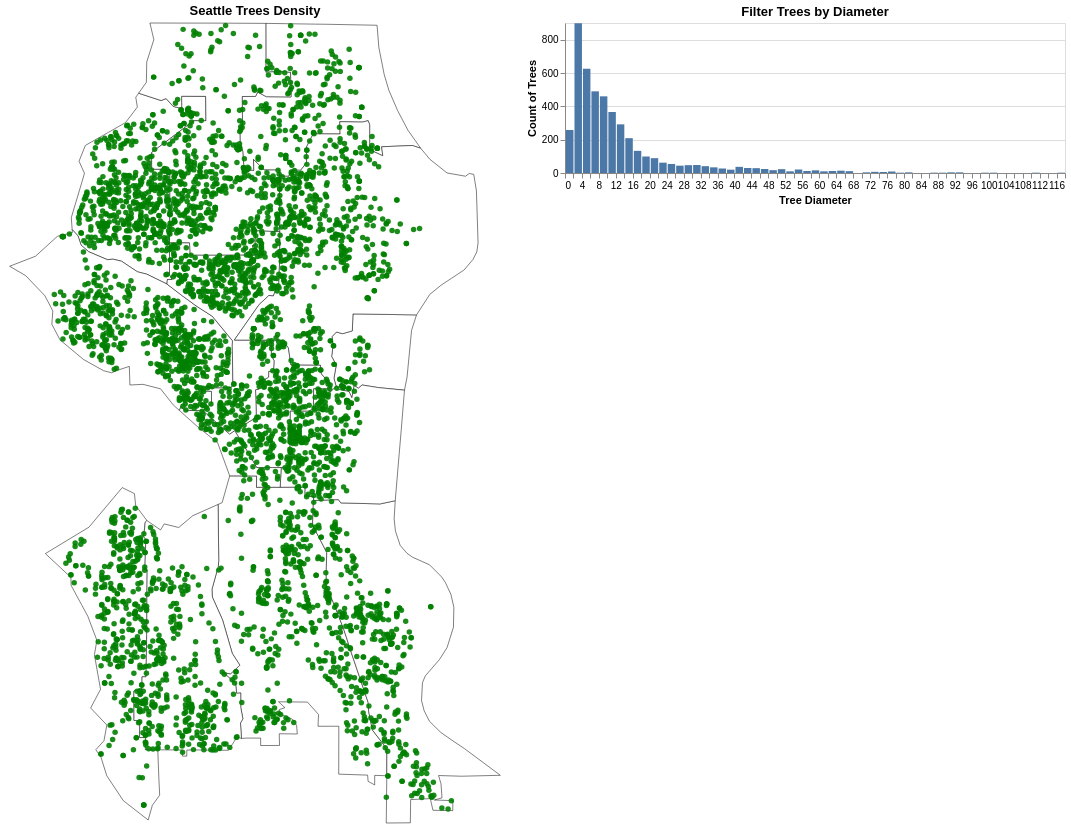

Notebook source saved alongside this figure:
### Markdown cell above
### Interactive Altair Map

Using your first map as a base, make a new one with interaction. 

First, (separately), create a histogram of tree diameters. Bin, scale, or edit it in some way so that the entire distribution can be seen.

Now, add a brush selection to the histogram to select specific diameters of trees, and change the opacity of the mapped points based on your selection.

### Code cell
brush = alt.selection_interval(encodings=['x'])

hist_brushed = (
    alt.Chart(trees)
    .mark_bar()
    .encode(
        x=alt.X(
            'DIAM:Q',
            bin=alt.Bin(maxbins=100),
            title='Tree Diameter'
        ),
        y=alt.Y('count():Q', title='Count of Trees')
    )
    .properties(
        width=500,
        height=150,
        title='Filter Trees by Diameter'
    )
    .add_params(brush)
)

tree_points_brushed = tree_points.encode(
    opacity=alt.condition(brush, alt.value(0.9), alt.value(0.1))
)

map_with_trees_interactive = basemap + tree_points_brushed

final_chart = map_with_trees_interactive | hist_brushed
final_chart

### Figure 1 — Vega-Lite specification as saved in the notebook (floating-point values rounded to 4 significant figures; data arrays with more than 128 entries replaced by an {"elided": "..."} marker saying what was removed)
{"config": {"view": {"continuousWidth": 300, "continuousHeight": 300}}, "hconcat": [{"layer": [{"data": {"values": [{"id": "0", "type": "Feature", "properties": {"STATEFP": "1400000US53033003000", "COUNTYF": "033", "TRACTCE": "003000", "AFFGEOI": "1400000US53033003000", "GEOID": "53033003000", "NAME": "30", "LSAD": "CT", "ALAND": 1493249, "AWATER": 0, "rowID": 1, "CRA_NAM": "Whittier Heights", "NEIGHBO": "Ballard", "PUMA5CE": 11601}, "geometry": {"type": "MultiPolygon", "coordinates": [[[[-122.4, 47.67], [-122.4, 47.67], [-122.4, 47.66], [-122.4, 47.66], [-122.4, 47.66], [-122.4, 47.66], [-122.4, 47.66], [-122.4, 47.66], [-122.4, 47.66], [-122.4, 47.66], [-122.4, 47.66], [-122.4, 47.67], [-122.4, 47.67], [-122.4, 47.67], [-122.4, 47.67], [-122.4, 47.68], [-122.4, 47.69], [-122.4, 47.69], [-122.4, 47.69], [-122.4, 47.7], [-122.4, 47.7], [-122.4, 47.7], [-122.4, 47.71], [-122.4, 47.71], [-122.4, 47.71], [-122.4, 47.71], [-122.4, 47.71], [-122.4, 47.71], [-122.4, 47.71], [-122.4, 47.71], [-122.4, 47.71], [-122.4, 47.71], [-122.4, 47.71], [-122.4, 47.71], [-122.4, 47.7], [-122.4, 47.69], [-122.4, 47.69], [-122.4, 47.68], [-122.4, 47.67]]]]}}, {"id": "1", "type": "Feature", "properties": {"STATEFP": "1400000US53033005801", "COUNTYF": "033", "TRACTCE": "005801", "AFFGEOI": "1400000US53033005801", "GEOID": "53033005801", "NAME": "58.01", "LSAD": "CT", "ALAND": 1814668, "AWATER": 264894, "rowID": 2, "CRA_NAM": "Interbay", "NEIGHBO": "Magnolia/Queen Anne", "PUMA5CE": 11603}, "geometry": {"type": "MultiPolygon", "coordinates": [[[[-122.4, 47.62], [-122.3, 47.62], [-122.3, 47.62], [-122.4, 47.62], [-122.4, 47.62], [-122.4, 47.62], [-122.4, 47.62], [-122.4, 47.62], [-122.4, 47.63], [-122.4, 47.63], [-122.4, 47.63], [-122.4, 47.63], [-122.4, 47.63], [-122.4, 47.63], [-122.4, 47.63], [-122.4, 47.63], [-122.4, 47.64], [-122.4, 47.64], [-122.4, 47.65], [-122.4, 47.65], [-122.4, 47.65], [-122.4, 47.66], [-122.4, 47.66], [-122.4, 47.66], [-122.4, 47.67], [-122.4, 47.67], [-122.4, 47.67], [-122.4, 47.67], [-122.4, 47.67], [-122.4, 47.67], [-122.4, 47.66], [-122.4, 47.66], [-122.4, 47.66], [-122.4, 47.66], [-122.4, 47.66], [-122.4, 47.66], [-122.4, 47.65], [-122.4, 47.65], [-122.3, 47.65], [-122.3, 47.64], [-122.3, 47.64], [-122.3, 47.63], [-122.3, 47.63], [-122.3, 47.63], [-122.4, 47.63], [-122.4, 47.62]]]]}}, {"id": "2", "type": "Feature", "properties": {"STATEFP": "1400000US53033007600", "COUNTYF": "033", "TRACTCE": "007600", "AFFGEOI": "1400000US53033007600", "GEOID": "53033007600", "NAME": "76", "LSAD": "CT", "ALAND": 571879, "AWATER": 0, "rowID": 3, "CRA_NAM": "Miller Park", "NEIGHBO": "East", "PUMA5CE": 11604}, "geometry": {"type": "MultiPolygon", "coordinates": [[[[-122.3, 47.65], [-122.3, 47.65], [-122.3, 47.64], [-122.3, 47.63], [-122.3, 47.62], [-122.3, 47.63], [-122.3, 47.63], [-122.3, 47.63], [-122.3, 47.63], [-122.3, 47.62], [-122.3, 47.62], [-122.3, 47.62], [-122.3, 47.63], [-122.3, 47.63], [-122.3, 47.63], [-122.3, 47.63], [-122.3, 47.64], [-122.3, 47.64], [-122.3, 47.64], [-122.3, 47.64], [-122.3, 47.64], [-122.3, 47.65]]], [[[-122.3, 47.61], [-122.3, 47.61], [-122.3, 47.6], [-122.3, 47.6], [-122.3, 47.6], [-122.3, 47.6], [-122.3, 47.6], [-122.3, 47.61], [-122.3, 47.61], [-122.3, 47.61], [-122.3, 47.62], [-122.3, 47.62], [-122.3, 47.62], [-122.3, 47.62], [-122.3, 47.63], [-122.3, 47.63], [-122.3, 47.63], [-122.3, 47.63], [-122.3, 47.63], [-122.3, 47.63], [-122.3, 47.64], [-122.3, 47.64], [-122.3, 47.64], [-122.3, 47.64], [-122.3, 47.63], [-122.3, 47.63], [-122.3, 47.63], [-122.3, 47.63], [-122.3, 47.63], [-122.3, 47.63], [-122.3, 47.62], [-122.3, 47.62], [-122.3, 47.62], [-122.3, 47.61]]]]}}, {"id": "3", "type": "Feature", "properties": {"STATEFP": "1400000US53033000200", "COUNTYF": "033", "TRACTCE": "000200", "AFFGEOI": "1400000US53033000200", "GEOID": "53033000200", "NAME": "2", "LSAD": "CT", "ALAND": 3286278, "AWATER": 0, "rowID": 4, "CRA_NAM": "Olympic Hills/Victory Heights", "NEIGHBO": "North", "PUMA5CE": 11602}, "geometry": {"type": "MultiPolygon", "coordinates": [[[[-122.3, 47.7], [-122.3, 47.7], [-122.3, 47.7], [-122.3, 47.7], [-122.3, 47.7], [-122.3, 47.69], [-122.3, 47.69], [-122.3, 47.69], [-122.3, 47.69], [-122.3, 47.69], [-122.3, 47.69], [-122.3, 47.69], [-122.3, 47.69], [-122.3, 47.69], [-122.3, 47.69], [-122.3, 47.7], [-122.3, 47.7], [-122.3, 47.7], [-122.3, 47.7], [-122.3, 47.71], [-122.3, 47.71], [-122.3, 47.71], [-122.3, 47.71], [-122.3, 47.71], [-122.3, 47.71], [-122.3, 47.72], [-122.3, 47.72], [-122.3, 47.72], [-122.3, 47.72], [-122.3, 47.73], [-122.3, 47.73], [-122.3, 47.73], [-122.3, 47.73], [-122.3, 47.73], [-122.3, 47.72], [-122.3, 47.71], [-122.3, 47.71], [-122.3, 47.7], [-122.3, 47.7], [-122.3, 47.7], [-122.3, 47.7], [-122.3, 47.69], [-122.3, 47.7], [-122.3, 47.7], [-122.3, 47.7], [-122.3, 47.71], [-122.3, 47.7], [-122.3, 47.7]]]]}}, {"id": "4", "type": "Feature", "properties": {"STATEFP": "1400000US53033009300", "COUNTYF": "033", "TRACTCE": "009300", "AFFGEOI": "1400000US53033009300", "GEOID": "53033009300", "NAME": "93", "LSAD": "CT", "ALAND": 9429073, "AWATER": 719985, "rowID": 5, "CRA_NAM": "Duwamish/SODO", "NEIGHBO": "Greater Duwamish", "PUMA5CE": 11605}, "geometry": {"type": "MultiPolygon", "coordinates": [[[[-122.3, 47.53], [-122.3, 47.53], [-122.3, 47.52], [-122.3, 47.52], [-122.3, 47.52], [-122.3, 47.51], [-122.3, 47.51], [-122.3, 47.51], [-122.3, 47.51], [-122.3, 47.51], [-122.3, 47.51], [-122.3, 47.52], [-122.3, 47.52], [-122.3, 47.52], [-122.3, 47.53], [-122.3, 47.53], [-122.3, 47.53], [-122.3, 47.53], [-122.3, 47.53], [-122.3, 47.53], [-122.3, 47.53], [-122.3, 47.52], [-122.3, 47.52], [-122.3, 47.52], [-122.3, 47.52], [-122.3, 47.52], [-122.3, 47.52], [-122.3, 47.52], [-122.3, 47.52], [-122.3, 47.53], [-122.3, 47.53], [-122.3, 47.53], [-122.3, 47.53], [-122.3, 47.53], [-122.3, 47.54], [-122.3, 47.54], [-122.3, 47.54], [-122.3, 47.54], [-122.3, 47.55], [-122.3, 47.56], [-122.3, 47.56], [-122.3, 47.57], [-122.3, 47.57], [-122.3, 47.57], [-122.3, 47.59], [-122.3, 47.59], [-122.3, 47.6], [-122.3, 47.6], [-122.3, 47.6], [-122.3, 47.6], [-122.3, 47.6], [-122.3, 47.59], [-122.3, 47.59], [-122.3, 47.59], [-122.3, 47.58], [-122.3, 47.58], [-122.3, 47.58], [-122.3, 47.57], [-122.3, 47.57], [-122.3, 47.56], [-122.3, 47.55], [-122.3, 47.55], [-122.3, 47.53]]]]}}, {"id": "5", "type": "Feature", "properties": {"STATEFP": "1400000US53033010300", "COUNTYF": "033", "TRACTCE": "010300", "AFFGEOI": "1400000US53033010300", "GEOID": "53033010300", "NAME": "103", "LSAD": "CT", "ALAND": 1660254, "AWATER": 0, "rowID": 6, "CRA_NAM": "Columbia City", "NEIGHBO": "Southeast", "PUMA5CE": 11604}, "geometry": {"type": "MultiPolygon", "coordinates": [[[[-122.3, 47.51], [-122.3, 47.52], [-122.3, 47.52], [-122.3, 47.52], [-122.3, 47.53], [-122.3, 47.53], [-122.3, 47.55], [-122.3, 47.55], [-122.3, 47.56], [-122.3, 47.57], [-122.3, 47.57], [-122.3, 47.58], [-122.3, 47.58], [-122.3, 47.58], [-122.3, 47.59], [-122.3, 47.59], [-122.3, 47.59], [-122.3, 47.59], [-122.3, 47.59], [-122.3, 47.59], [-122.3, 47.58], [-122.3, 47.58], [-122.3, 47.58], [-122.3, 47.57], [-122.3, 47.57], [-122.2, 47.57], [-122.2, 47.57], [-122.2, 47.56], [-122.2, 47.56], [-122.2, 47.55], [-122.2, 47.55], [-122.2, 47.54], [-122.3, 47.54], [-122.3, 47.54], [-122.3, 47.53], [-122.3, 47.53], [-122.3, 47.53], [-122.2, 47.52], [-122.2, 47.52], [-122.2, 47.52], [-122.2, 47.51], [-122.2, 47.51], [-122.2, 47.51], [-122.2, 47.51], [-122.2, 47.5], [-122.2, 47.5], [-122.2, 47.5], [-122.2, 47.5], [-122.2, 47.5], [-122.3, 47.5], [-122.3, 47.5], [-122.3, 47.5], [-122.3, 47.5], [-122.3, 47.51]]]]}}, {"id": "6", "type": "Feature", "properties": {"STATEFP": "1400000US53033007900", "COUNTYF": "033", "TRACTCE": "007900", "AFFGEOI": "1400000US53033007900", "GEOID": "53033007900", "NAME": "79", "LSAD": "CT", "ALAND": 698477, "AWATER": 0, "rowID": 7, "CRA_NAM": "Central Area/Squire Park", "NEIGHBO": "Central", "PUMA5CE": 11604}, "geometry": {"type": "MultiPolygon", "coordinates": [[[[-122.3, 47.6], [-122.3, 47.59], [-122.3, 47.59], [-122.3, 47.59], [-122.3, 47.59], [-122.3, 47.59], [-122.3, 47.59], [-122.3, 47.59], [-122.3, 47.6], [-122.3, 47.6], [-122.3, 47.6], [-122.3, 47.6], [-122.3, 47.61], [-122.3, 47.61], [-122.3, 47.62], [-122.3, 47.62], [-122.3, 47.62], [-122.3, 47.63], [-122.3, 47.63], [-122.3, 47.62], [-122.3, 47.63], [-122.3, 47.62], [-122.3, 47.62], [-122.3, 47.62], [-122.3, 47.63], [-122.3, 47.63], [-122.3, 47.63], [-122.3, 47.63], [-122.3, 47.62], [-122.3, 47.61], [-122.3, 47.6]]]]}}, {"id": "7", "type": "Feature", "properties": {"STATEFP": "1400000US53033001300", "COUNTYF": "033", "TRACTCE": "001300", "AFFGEOI": "1400000US53033001300", "GEOID": "53033001300", "NAME": "13", "LSAD": "CT", "ALAND": 1183904, "AWATER": 0, "rowID": 8, "CRA_NAM": "Licton Springs", "NEIGHBO": "Northwest", "PUMA5CE": 11601}, "geometry": {"type": "MultiPolygon", "coordinates": [[[[-122.3, 47.68], [-122.3, 47.68], [-122.3, 47.67], [-122.3, 47.67], [-122.3, 47.67], [-122.3, 47.67], [-122.3, 47.67], [-122.3, 47.67], [-122.3, 47.66], [-122.4, 47.67], [-122.4, 47.67], [-122.4, 47.67], [-122.4, 47.67], [-122.4, 47.67], [-122.4, 47.68], [-122.4, 47.69], [-122.4, 47.69], [-122.4, 47.7], [-122.4, 47.71], [-122.4, 47.71], [-122.4, 47.71], [-122.4, 47.71], [-122.4, 47.71], [-122.4, 47.71], [-122.4, 47.71], [-122.4, 47.71], [-122.4, 47.71], [-122.4, 47.71], [-122.4, 47.72], [-122.4, 47.72], [-122.4, 47.73], [-122.4, 47.73], [-122.4, 47.73], [-122.3, 47.73], [-122.3, 47.73], [-122.3, 47.72], [-122.3, 47.72], [-122.3, 47.72], [-122.3, 47.72], [-122.3, 47.71], [-122.3, 47.71], [-122.3, 47.71], [-122.3, 47.71], [-122.3, 47.71], [-122.3, 47.71], [-122.3, 47.7], [-122.3, 47.7], [-122.3, 47.7], [-122.3, 47.7], [-122.3, 47.69], [-122.3, 47.69], [-122.3, 47.69], [-122.3, 47.69], [-122.3, 47.69], [-122.3, 47.69], [-122.3, 47.68]]]]}}, {"id": "8", "type": "Feature", "properties": {"STATEFP": "1400000US53033005000", "COUNTYF": "033", "TRACTCE": "005000", "AFFGEOI": "1400000US53033005000", "GEOID": "53033005000", "NAME": "50", "LSAD": "CT", "ALAND": 757380, "AWATER": 0, "rowID": 9, "CRA_NAM": "Wallingford", "NEIGHBO": "Lake Union", "PUMA5CE": 11601}, "geometry": {"type": "MultiPolygon", "coordinates": [[[[-122.4, 47.63], [-122.3, 47.63], [-122.3, 47.63], [-122.3, 47.63], [-122.3, 47.64], [-122.3, 47.64], [-122.3, 47.65], [-122.4, 47.65], [-122.4, 47.65], [-122.4, 47.66], [-122.4, 47.66], [-122.4, 47.66], [-122.4, 47.66], [-122.4, 47.67], [-122.4, 47.67], [-122.4, 47.67], [-122.4, 47.67], [-122.3, 47.66], [-122.3, 47.67], [-122.3, 47.67], [-122.3, 47.67], [-122.3, 47.67], [-122.3, 47.67], [-122.3, 47.67], [-122.3, 47.66], [-122.3, 47.66], [-122.3, 47.65], [-122.3, 47.65], [-122.3, 47.65], [-122.3, 47.64], [-122.3, 47.64], [-122.3, 47.64], [-122.3, 47.64], [-122.3, 47.64], [-122.3, 47.63], [-122.3, 47.63], [-122.3, 47.63], [-122.3, 47.63], [-122.3, 47.63], [-122.3, 47.63], [-122.3, 47.62], [-122.3, 47.62], [-122.3, 47.62], [-122.3, 47.62], [-122.3, 47.61], [-122.3, 47.61], [-122.3, 47.61], [-122.3, 47.61], [-122.3, 47.61], [-122.4, 47.62], [-122.3, 47.62], [-122.3, 47.62], [-122.4, 47.62], [-122.4, 47.63]]]]}}, {"id": "9", "type": "Feature", "properties": {"STATEFP": "1400000US53033009100", "COUNTYF": "033", "TRACTCE": "009100", "AFFGEOI": "1400000US53033009100", "GEOID": "53033009100", "NAME": "91", "LSAD": "CT", "ALAND": 418834, "AWATER": 0, "rowID": 10, "CRA_NAM": "Pioneer Square/International District", "NEIGHBO": "Downtown", "PUMA5CE": 11603}, "geometry": {"type": "MultiPolygon", "coordinates": [[[[-122.3, 47.6], [-122.3, 47.6], [-122.3, 47.6], [-122.3, 47.6], [-122.3, 47.6], [-122.3, 47.6], [-122.3, 47.6], [-122.3, 47.6], [-122.3, 47.61], [-122.4, 47.61], [-122.4, 47.62], [-122.4, 47.62], [-122.4, 47.62], [-122.4, 47.62], [-122.3, 47.61], [-122.3, 47.61], [-122.3, 47.61], [-122.3, 47.61], [-122.3, 47.61], [-122.3, 47.6], [-122.3, 47.6]]]]}}, {"id": "10", "type": "Feature", "properties": {"STATEFP": "1400000US53033012100", "COUNTYF": "033", "TRACTCE": "012100", "AFFGEOI": "1400000US53033012100", "GEOID": "53033012100", "NAME": "121", "LSAD": "CT", "ALAND": 1721296, "AWATER": 1399504, "rowID": 11, "CRA_NAM": "Arbor Heights", "NEIGHBO": "Southwest", "PUMA5CE": 11605}, "geometry": {"type": "MultiPolygon", "coordinates": [[[[-122.4, 47.52], [-122.4, 47.52], [-122.4, 47.51], [-122.4, 47.5], [-122.4, 47.5], [-122.4, 47.5], [-122.4, 47.5], [-122.4, 47.51], [-122.4, 47.52], [-122.4, 47.52], [-122.4, 47.52], [-122.4, 47.52], [-122.4, 47.53], [-122.4, 47.54], [-122.4, 47.54], [-122.4, 47.55], [-122.4, 47.55], [-122.4, 47.56], [-122.4, 47.56], [-122.4, 47.57], [-122.4, 47.57], [-122.4, 47.58], [-122.4, 47.58], [-122.4, 47.6], [-122.4, 47.59], [-122.4, 47.59], [-122.4, 47.59], [-122.4, 47.59], [-122.4, 47.58], [-122.4, 47.58], [-122.4, 47.57], [-122.4, 47.57], [-122.4, 47.56], [-122.4, 47.55], [-122.4, 47.55], [-122.4, 47.54], [-122.4, 47.54], [-122.4, 47.54], [-122.4, 47.53], [-122.4, 47.53], [-122.4, 47.53], [-122.4, 47.52], [-122.4, 47.52], [-122.4, 47.52]]]]}}, {"id": "11", "type": "Feature", "properties": {"STATEFP": "1400000US53033010702", "COUNTYF": "033", "TRACTCE": "010702", "AFFGEOI": "1400000US53033010702", "GEOID": "53033010702", "NAME": "107.02", "LSAD": "CT", "ALAND": 784451, "AWATER": 0, "rowID": 12, "CRA_NAM": "High Point", "NEIGHBO": "Delridge Neighborhoods", "PUMA5CE": 11605}, "geometry": {"type": "MultiPolygon", "coordinates": [[[[-122.3, 47.54], [-122.3, 47.54], [-122.3, 47.53], [-122.3, 47.53], [-122.3, 47.53], [-122.3, 47.53], [-122.3, 47.53], [-122.3, 47.52], [-122.3, 47.52], [-122.3, 47.52], [-122.4, 47.52], [-122.4, 47.52], [-122.4, 47.52], [-122.4, 47.52], [-122.4, 47.52], [-122.4, 47.52], [-122.4, 47.52], [-122.4, 47.52], [-122.4, 47.52], [-122.4, 47.53], [-122.4, 47.53], [-122.4, 47.53], [-122.4, 47.54], [-122.4, 47.54], [-122.4, 47.54], [-122.4, 47.55], [-122.4, 47.55], [-122.4, 47.56], [-122.4, 47.57], [-122.4, 47.57], [-122.4, 47.58], [-122.4, 47.58], [-122.4, 47.59], [-122.4, 47.59], [-122.4, 47.58], [-122.4, 47.58], [-122.4, 47.58], [-122.4, 47.59], [-122.3, 47.59], [-122.3, 47.57], [-122.3, 47.57], [-122.3, 47.57], [-122.3, 47.56], [-122.3, 47.56], [-122.3, 47.55], [-122.3, 47.54], [-122.3, 47.54], [-122.3, 47.54]]]]}}, {"id": "12", "type": "Feature", "properties": {"STATEFP": "1400000US53033002100", "COUNTYF": "033", "TRACTCE": "002100", "AFFGEOI": "1400000US53033002100", "GEOID": "53033002100", "NAME": "21", "LSAD": "CT", "ALAND": 1365469, "AWATER": 0, "rowID": 13, "CRA_NAM": "Wedgwood/View Ridge", "NEIGHBO": "Northeast", "PUMA5CE": 11602}, "geometry": {"type": "MultiPolygon", "coordinates": [[[[-122.3, 47.65], [-122.3, 47.64], [-122.3, 47.64], [-122.3, 47.64], [-122.3, 47.64], [-122.3, 47.64], [-122.3, 47.63], [-122.3, 47.63], [-122.3, 47.63], [-122.3, 47.63], [-122.3, 47.62], [-122.3, 47.63], [-122.3, 47.63], [-122.3, 47.63], [-122.3, 47.63], [-122.3, 47.63], [-122.3, 47.64], [-122.3, 47.64], [-122.3, 47.64], [-122.3, 47.64], [-122.3, 47.64], [-122.3, 47.64], [-122.3, 47.65], [-122.3, 47.65], [-122.3, 47.65], [-122.3, 47.66], [-122.3, 47.66], [-122.3, 47.67], [-122.3, 47.68], [-122.3, 47.68], [-122.3, 47.69], [-122.3, 47.69], [-122.3, 47.69], [-122.3, 47.69], [-122.3, 47.69], [-122.3, 47.7], [-122.3, 47.7], [-122.3, 47.7], [-122.3, 47.7], [-122.3, 47.7], [-122.3, 47.7], [-122.3, 47.71], [-122.3, 47.7], [-122.3, 47.7], [-122.3, 47.7], [-122.3, 47.69], [-122.3, 47.7], [-122.3, 47.7], [-122.3, 47.7], [-122.3, 47.69], [-122.2, 47.69], [-122.2, 47.69], [-122.2, 47.69], [-122.2, 47.69], [-122.2, 47.68], [-122.2, 47.67], [-122.2, 47.67], [-122.2, 47.66], [-122.2, 47.66], [-122.2, 47.66], [-122.3, 47.65], [-122.3, 47.65], [-122.3, 47.65]]]]}}]}, "mark": {"type": "geoshape", "fill": "white", "stroke": "black", "strokeWidth": 0.5}, "projection": {"type": "mercator"}, "title": "Seattle Trees Density"}, {"data": {"name": "data-93642bb337b32e677960a6511bf71b9d"}, "mark": {"type": "circle", "color": "green", "opacity": 0.7}, "encoding": {"latitude": {"field": "Y", "type": "quantitative"}, "longitude": {"field": "X", "type": "quantitative"}, "opacity": {"condition": {"param": "param_11", "value": 0.9}, "value": 0.1}, "tooltip": [{"field": "COMMON_NAME", "type": "nominal"}, {"field": "GENUS", "type": "nominal"}, {"field": "DIAM", "type": "quantitative"}, {"field": "TREEHEIGHT", "type": "quantitative"}, {"field": "PRIMARYDISTRICTCD", "type": "nominal"}]}}], "height": 800, "width": 500}, {"data": {"name": "data-93642bb337b32e677960a6511bf71b9d"}, "mark": {"type": "bar"}, "encoding": {"x": {"bin": {"maxbins": 100}, "field": "DIAM", "title": "Tree Diameter", "type": "quantitative"}, "y": {"aggregate": "count", "title": "Count of Trees", "type": "quantitative"}}, "height": 150, "name": "view_8", "title": "Filter Trees by Diameter", "width": 500}], "params": [{"name": "param_11", "select": {"type": "interval", "encodings": ["x"]}, "views": ["view_8"]}], "$schema": "https://vega.github.io/schema/vega-lite/v5.8.0.json", "datasets": {"data-93642bb337b32e677960a6511bf71b9d": {"elided": "4614 records"}}}
